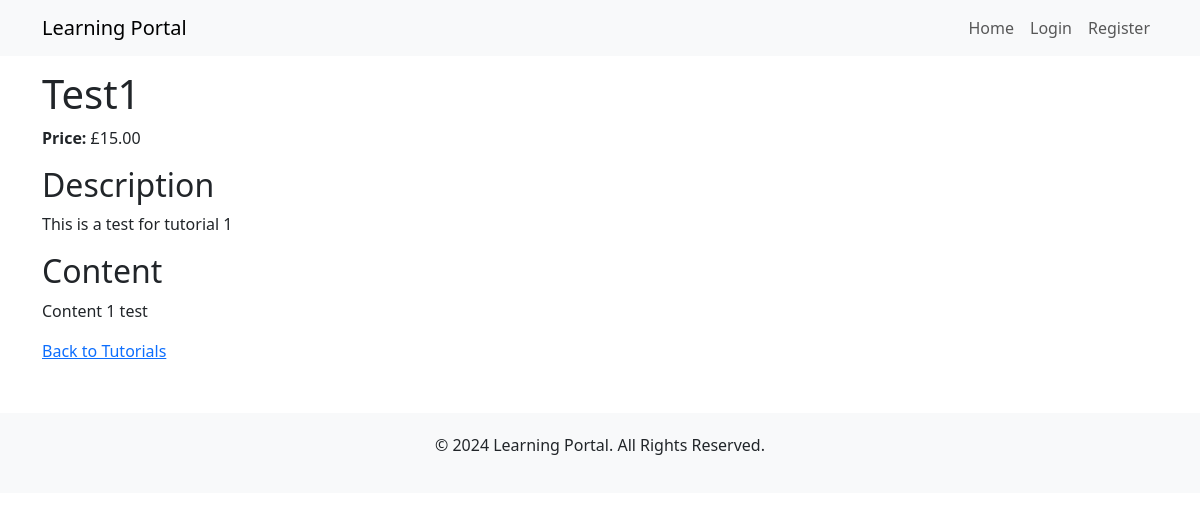
Page /tutorial/1/ on the committed database.
### main/models.py (models this page shows, shortened)
class Tutorial(models.Model):
    title = models.CharField(max_length=200)
    description = models.TextField()
    content = models.TextField()
    price = models.DecimalField(max_digits=6, decimal_places=2)
    created_at = models.DateTimeField(auto_now_add=True)
    purchased = models.BooleanField(default=False)  # New field

### main/views.py (the view)
# urls.py: path('tutorial/<int:pk>/', views.tutorial_detail, name='tutorial_detail'),
def tutorial_detail(request, pk):
    tutorial = get_object_or_404(Tutorial, pk=pk)
    return render(request, 'main/tutorial_detail.html', {'tutorial': tutorial})

### main/templatetags/custom_filters.py (called while the page is built)
@register.filter
def currency(value):
    return "£{:,.2f}".format(value)

### main/templates/main/tutorial_detail.html (shortened to what this page needs)
{% extends 'main/base.html' %}
{% load custom_filters %}
{% block content %}
    <h1>{{ tutorial.title }}</h1>
    <p><strong>Price:</strong> {{ tutorial.price|currency }}</p>
    <h2>Description</h2>
    <p>{{ tutorial.description }}</p>
    {% if tutorial.purchased %}
        <h2>Content</h2>
        <p>{{ tutorial.content }}</p>
    {% else %}
        <p>You need to purchase this tutorial to view the content.</p>
        <form action="{% url 'checkout' tutorial.pk %}" method="get">
            <button type="submit">Buy for {{ tutorial.price|currency }}</button>
        </form>
    {% endif %}
    <a href="{% url 'home' %}">Back to Tutorials</a>
{% endblock %}

### main/templates/main/base.html (style rules this page uses)
body { padding-top: 70px; }

### rows in the picture
Tutorial: title "Test1", price "£15.00", description "This is a test for tutorial 1", content "Content 1 test"
